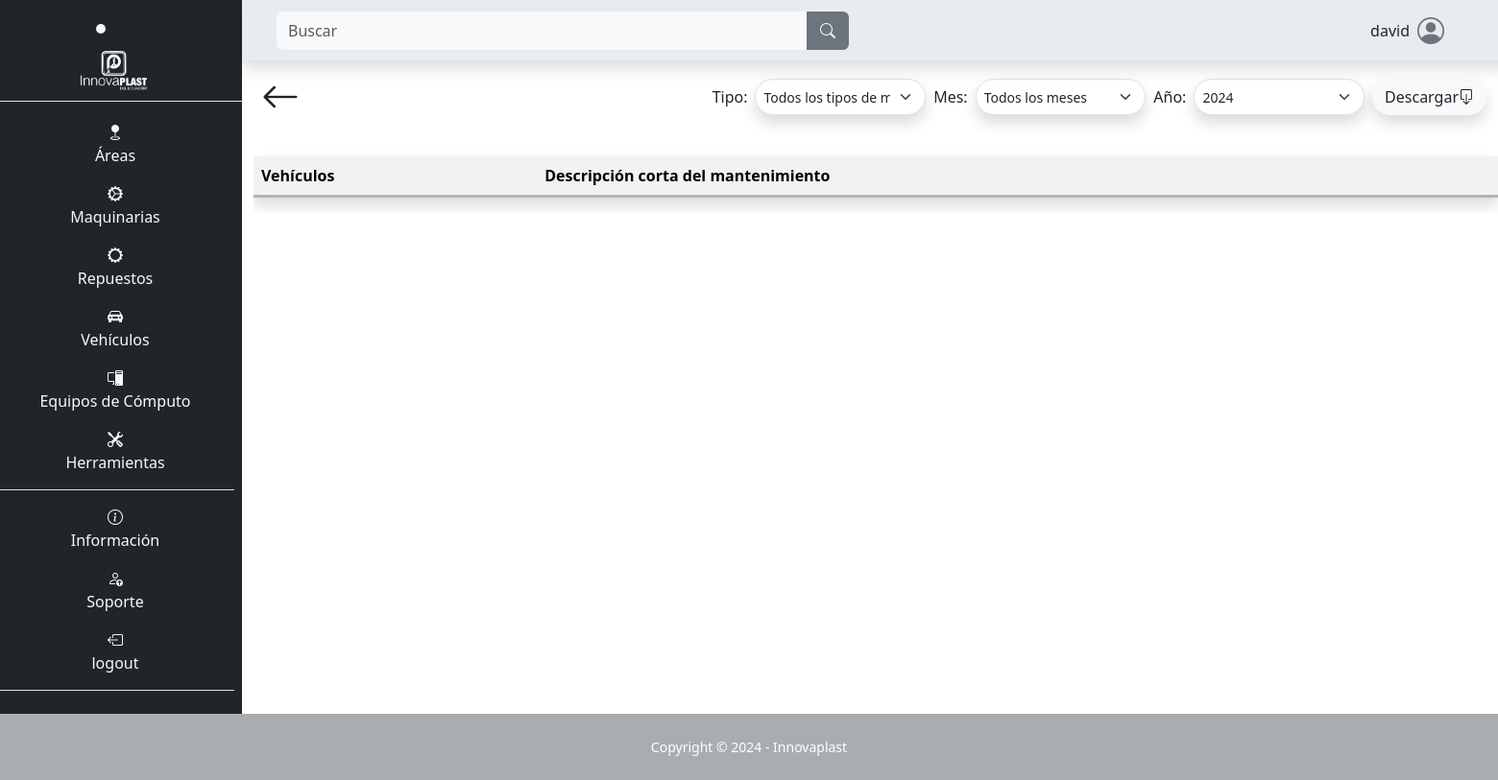
The app's page /vehiculo/tabla/ (signed in), older data.
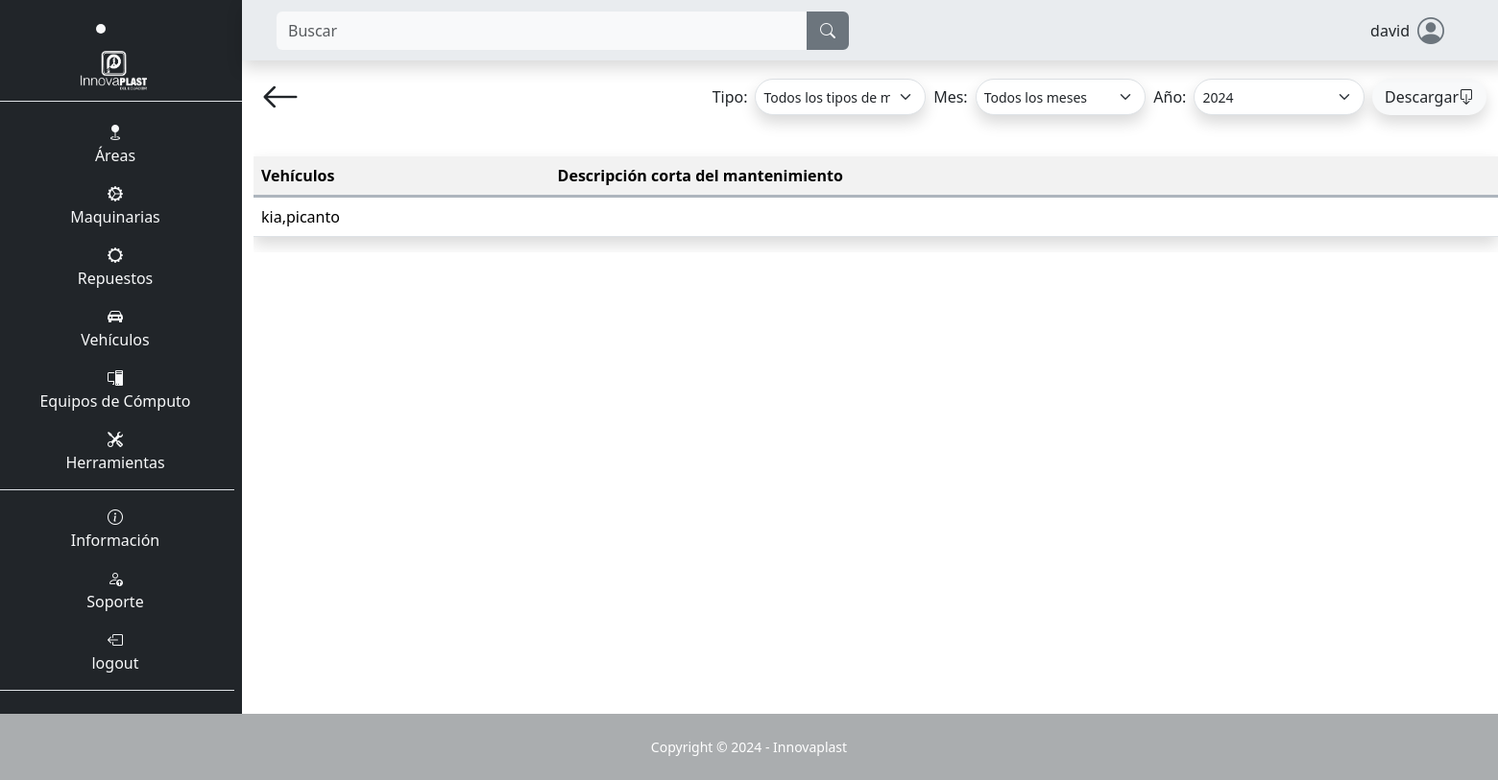
The same page, newer data.
### SGE_vehiculo/models.py (models this page shows, shortened)
class Vehiculo(models.Model):
    marca = models.CharField(max_length=50, null=False, blank=False)
    modelo = models.CharField(max_length=50, null=False, blank=False)
    matricula = models.CharField(max_length=50, null=False, blank=False)
    número_de_chasis = models.CharField(max_length=50, null=False, blank=False)
    motor = models.CharField(max_length=50, null=False, blank=False)
    km_recorridos = models.BigIntegerField(blank=False, null=False)
    intervalo_mantenimiento = models.IntegerField(blank=False, null=False)
    intervalo_mantenimiento_cambio_filtro_aceite = models.IntegerField(blank=False, null=False)
    intervalo_mantenimiento_cambio_filtro_aire_combustible = models.IntegerField(blank=False, null=False)
    intervalo_mantenimiento_cambio_filtro_caja_corona = models.IntegerField(blank=False, null=False)
    image = models.ImageField(upload_to="vehiculo/image", null=False, blank=False)
    fecha_ultimo_mantenimiento = models.DateField(default=date.today, blank=False, null=False)
    nombre_chofer = models.CharField(max_length=50, null=False, blank=False)
    nombre_usuario_chofer = models.CharField(max_length=20, null=False, blank=False, default="")
    contraseña_chofer = models.CharField(max_length=20, blank=False, null=False)
    teléfono_chofer = models.CharField(max_length=10, blank=False, null=False)
    dirección_chofer = models.CharField(max_length=30, blank=False, null=False)
    dni_chofer = models.BigIntegerField(max_length=20, blank=True, null=True, default=0)

### SGE_vehiculo/views.py (the view)
# urls.py: path('tabla/', views.tabla_mantenimientos, name="area_tabla_mantenimientos"),
@login_required
def tabla_mantenimientos(request):
    vehiculos = Vehiculo.objects.all()
    tipos_mantenimiento = TipoMantenimientoVehiculo.objects.all()
    for vehiculo in vehiculos:
        vehiculo.mantenimientos = vehiculo.mantenimientovehiculo_set.all().order_by('-fecha_fin', '-hora_fin')
    context = {
        'vehiculos': vehiculos,
        'tipos_mantenimiento': tipos_mantenimiento,
    }
    return render(request, 'SGE_vehiculo/tablas.html', context)

### templates/SGE_vehiculo/tablas.html (shortened to what this page needs)
{% extends "layout/base.html" %}
{% block 'content' %}
<div class="container">
    <div class="d-flex p-2 justify-content-between">
        <a class="text-decoration-none text-dark" href="{% url "vehiculo" %}">
            <i class="bi bi-arrow-left fs-1"></i>
        </a>
        <form class="d-flex mt-auto mb-auto" action="{% url 'documento_general_mantenimientos_vehiculo' %}" method="get" style="max-height: 50px; min-width: 600px;">
          <label class="mt-auto mb-auto m-1" for="tipo_mantenimiento">Tipo:</label>
            <select class="form-select form-select-sm m-1 shadow rounded-pill" name="tipo_mantenimiento" id="tipo_mantenimiento">
                <option value="">Todos los tipos de mantenimiento</option>
            </select>
          <label class="mt-auto mb-auto m-1" for="mes">Mes:</label>
          <select class="form-select form-select-sm m-1 shadow rounded-pill" name="mes" id="mes">
            <option value="">Todos los meses</option>
          </select>
          <label class="mt-auto mb-auto m-1" for="anio">Año:</label>
          <select class="form-select form-select-sm m-1 shadow rounded-pill" name="anio" id="anio">
              <option value="2024">2024</option>
          </select>
          <button type="submit" value="Submit" class="btn custom d-flex m-1 shadow rounded-pill">Descargar  <i class="bi bi-box-arrow-down mt-auto mb-auto"></i></button>
        </form>
    </div>
    <div class="table-responsive">
    <table class="table table-striped mt-4 shadow">
      <tr class="border border-end-0 border-start-0 border-top-0 border-3 border-dark-subtle">
        <th>Vehículos</th>
        <th>Descripción corta del mantenimiento</th>
      </tr>
      {% for vehiculo in vehiculos %}
      <tr>
        <td>{{ vehiculo.marca }},{{ vehiculo.modelo }}</td>
        <td>
        </td>
      </tr>
      {% endfor %}
    </table>
    </div>
</div>
{% endblock %}

Row changes from the older to the newer data that the page shows:
added Vehiculo: marca "kia", modelo "picanto"
